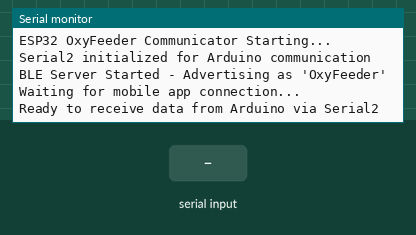
A sketch run on a simulated ESP32. On the bench: the last lines printed to the serial monitor. The inputs (shaded band) are chosen by the test bench. Nothing arrives over Bluetooth unless stated; a phone connects over Bluetooth LE 3 s after start.

Above: at 1.2 s.
1.3 s: "1\n" received over the second serial link
At 2.3 s:
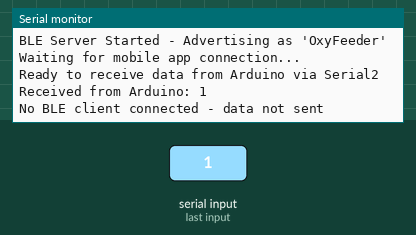
2.8 s: "0\n" received over the second serial link
At 2.96 s:
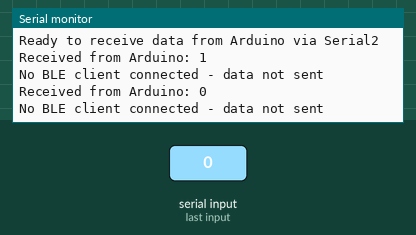
4.5 s: "2\n" received over the second serial link
At 5.9 s:
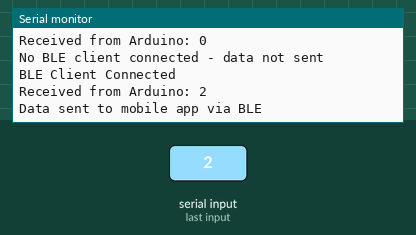

The sketch:

esp32_communicator.ino
```cpp
/*
  ESP32 Communicator - BLE Bridge for OxyFeeder

  This ESP32 firmware acts as a communication bridge between the Arduino Mega
  and mobile devices. It receives JSON data from the Arduino via Serial2 and
  broadcasts it over Bluetooth Low Energy (BLE) to the mobile app.

  Hardware Setup:
  - ESP32 receives data from Arduino Mega via Serial2 (hardware serial)
  - ESP32 broadcasts data over BLE to mobile devices
  - USB Serial available for debugging

  Data Flow: Arduino Mega (Serial1) -> ESP32 (Serial2) -> BLE -> Mobile App
*/

// ----------------------------------------------------------------------------
// 1) Include Libraries for BLE
// ----------------------------------------------------------------------------

#include "BLEDevice.h"
#include "BLEServer.h"
#include "BLEUtils.h"
#include "BLE2902.h"

// ----------------------------------------------------------------------------
// 2) BLE Service and Characteristic UUIDs
// ----------------------------------------------------------------------------

// Define unique UUIDs for our OxyFeeder BLE service
#define SERVICE_UUID        "0000abcd-0000-1000-8000-00805f9b34fb"
#define CHARACTERISTIC_UUID "0000abce-0000-1000-8000-00805f9b34fb"

// ----------------------------------------------------------------------------
// 3) Global Variables
// ----------------------------------------------------------------------------

BLEServer* pServer = NULL;
BLECharacteristic* pCharacteristic = NULL;
bool deviceConnected = false;
bool oldDeviceConnected = false;

// Buffer for receiving JSON data from Arduino
String receivedData = "";
const int MAX_DATA_LENGTH = 200; // Maximum expected JSON string length

// ----------------------------------------------------------------------------
// 4) BLE Server Callback Classes
// ----------------------------------------------------------------------------

class MyServerCallbacks: public BLEServerCallbacks {
    void onConnect(BLEServer* pServer) {
      deviceConnected = true;
      Serial.println("BLE Client Connected");
    };

    void onDisconnect(BLEServer* pServer) {
      deviceConnected = false;
      Serial.println("BLE Client Disconnected");
    }
};

// ----------------------------------------------------------------------------
// 5) setup() - Initialize all systems
// ----------------------------------------------------------------------------

void setup() {
  // Initialize USB Serial for debugging
  Serial.begin(115200);
  while (!Serial) {
    ; // Wait for serial port to connect
  }

  // Initialize Serial2 to communicate with Arduino Mega
  // RX=Pin 16 (receives from Arduino TX1), TX=Pin 17 (sends to Arduino RX1)
  Serial2.begin(9600, SERIAL_8N1, 16, 17); // RX=16, TX=17

  Serial.println("ESP32 OxyFeeder Communicator Starting...");
  Serial.println("Serial2 initialized for Arduino communication");

  // Initialize BLE
  BLEDevice::init("OxyFeeder");
  pServer = BLEDevice::createServer();
  pServer->setCallbacks(new MyServerCallbacks());

  // Create BLE Service
  BLEService *pService = pServer->createService(SERVICE_UUID);

  // Create BLE Characteristic for data transmission
  pCharacteristic = pService->createCharacteristic(
                      CHARACTERISTIC_UUID,
                      BLECharacteristic::PROPERTY_READ |
                      BLECharacteristic::PROPERTY_NOTIFY
                    );

  // Add descriptor for notifications
  pCharacteristic->addDescriptor(new BLE2902());

  // Start the service
  pService->start();

  // Start advertising
  BLEAdvertising *pAdvertising = BLEDevice::getAdvertising();
  pAdvertising->addServiceUUID(SERVICE_UUID);
  pAdvertising->setScanResponse(false);
  pAdvertising->setMinPreferred(0x0);  // set value to 0x00 to not advertise this parameter
  BLEDevice::startAdvertising();

  Serial.println("BLE Server Started - Advertising as 'OxyFeeder'");
  Serial.println("Waiting for mobile app connection...");
  Serial.println("Ready to receive data from Arduino via Serial2");
}

// ----------------------------------------------------------------------------
// 6) loop() - Main communication loop
// ----------------------------------------------------------------------------

void loop() {
  // Check for incoming data from Arduino via Serial2
  if (Serial2.available()) {
    char incomingChar = Serial2.read();

    // Build complete JSON string
    if (incomingChar == '\n' || incomingChar == '\r') {
      // End of JSON string received
      if (receivedData.length() > 0) {
        Serial.print("Received from Arduino: ");
        Serial.println(receivedData);

        // Update BLE characteristic if device is connected
        if (deviceConnected) {
          pCharacteristic->setValue(receivedData.c_str());
          pCharacteristic->notify();
          Serial.println("Data sent to mobile app via BLE");
        } else {
          Serial.println("No BLE client connected - data not sent");
        }

        // Clear buffer for next message
        receivedData = "";
      }
    } else {
      // Add character to buffer (ignore if buffer gets too long)
      if (receivedData.length() < MAX_DATA_LENGTH) {
        receivedData += incomingChar;
      }
    }
  }

  // Handle BLE connection status changes
  if (!deviceConnected && oldDeviceConnected) {
    // Client disconnected - restart advertising
    delay(500); // give the bluetooth stack the chance to get things ready
    pServer->startAdvertising(); // restart advertising
    Serial.println("Restarting BLE advertising");
    oldDeviceConnected = deviceConnected;
  }

  if (deviceConnected && !oldDeviceConnected) {
    // Client connected
    oldDeviceConnected = deviceConnected;
  }

  // Small delay to prevent overwhelming the system
  delay(10);
}
```

Measured:
- after the input at 1.3 s, the serial monitor: prints a new line at once (image 1)
- after the input at 2.8 s, the serial monitor: prints a new line at once (image 2)
- after the input at 4.5 s, the serial monitor: prints a new line at once (image 3)
